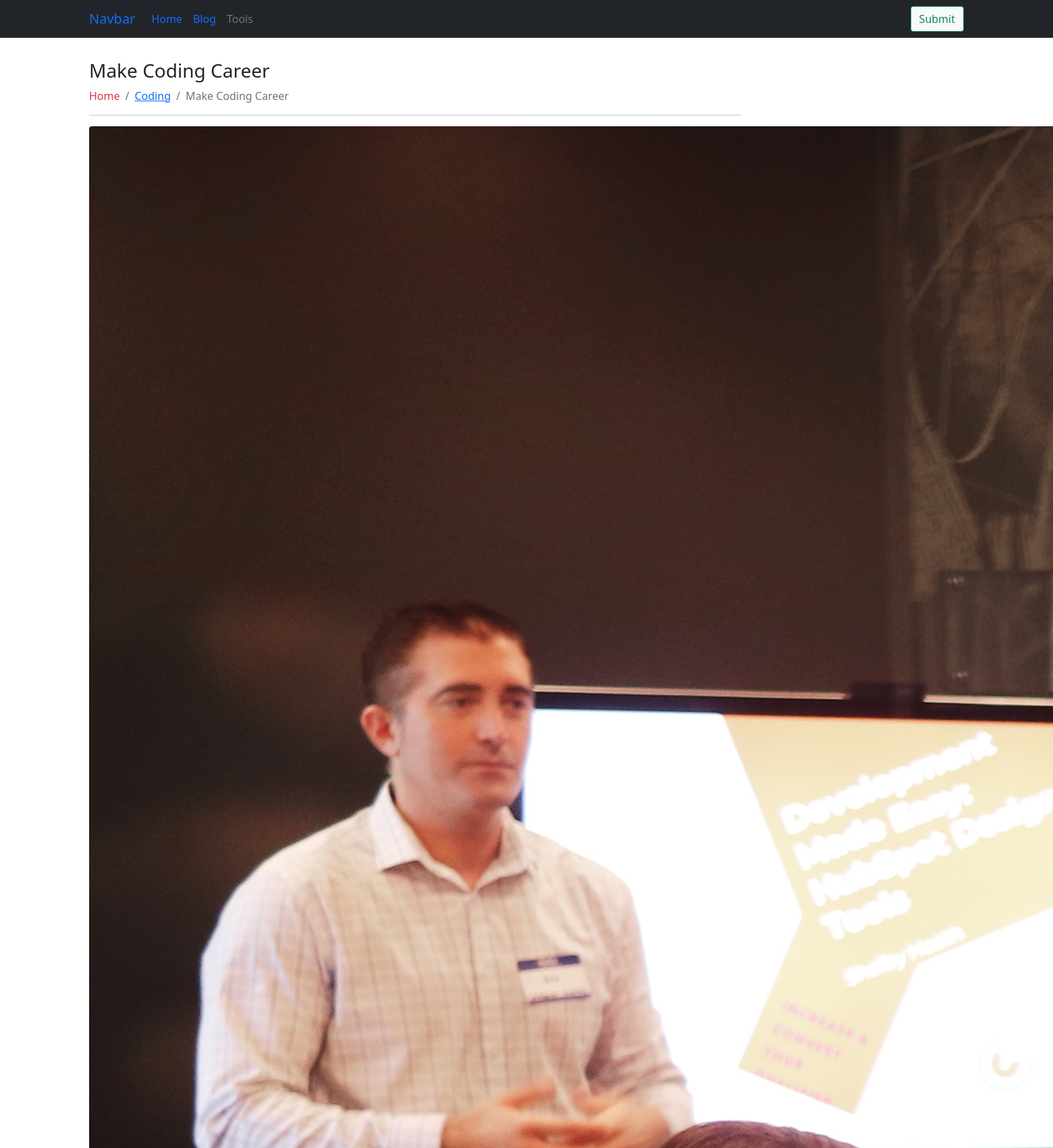
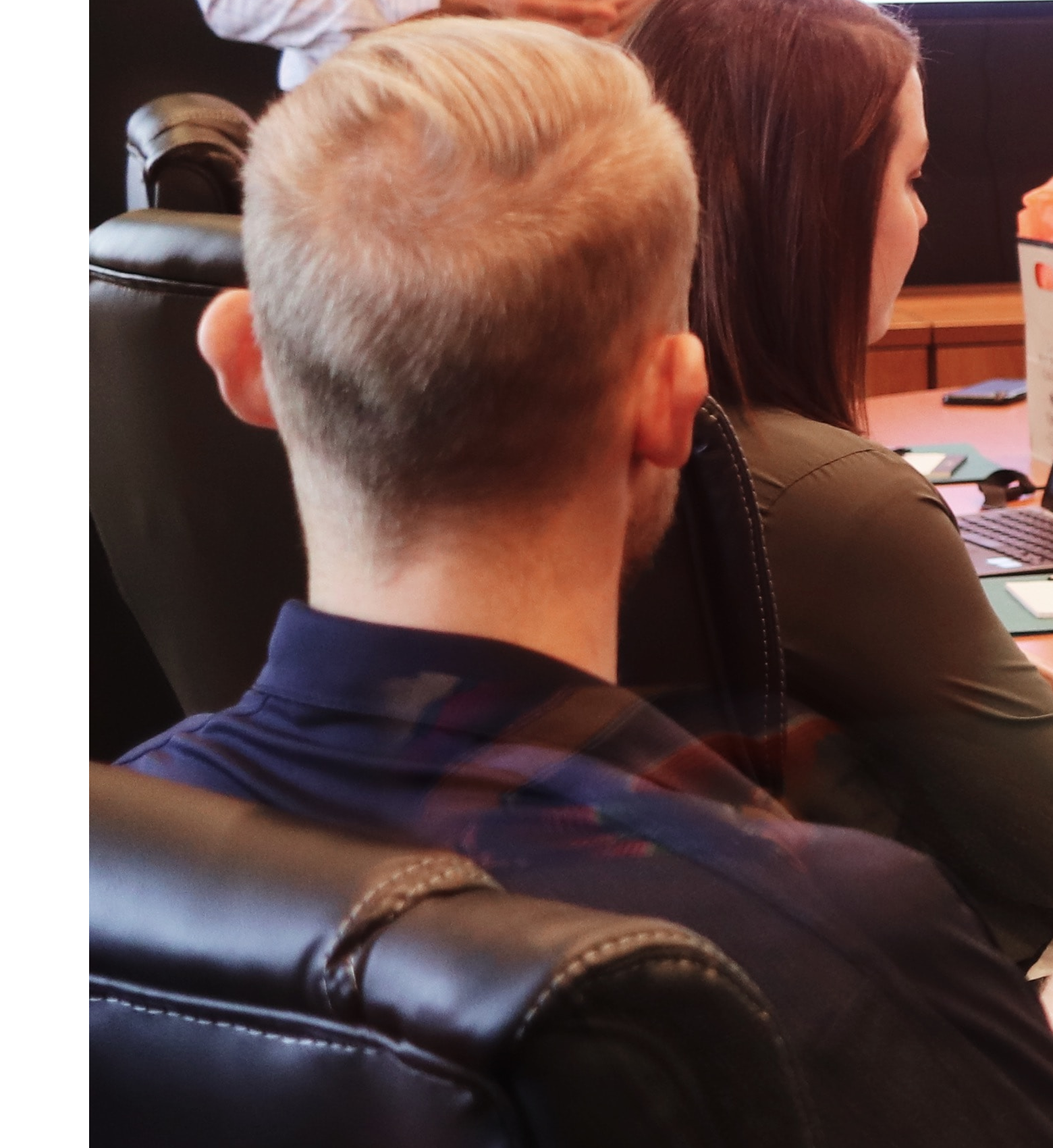
The app's page /make-coding-career (upper part) with its own data (2 pictures, top to bottom).
### blog/models.py (models this page shows, shortened)
class BlogPost(models.Model):
    STATUS =[
        ('draft','Draft'),
        ('published','Publish')
    ]
    title = models.CharField(max_length=200)
    featured =models.ImageField(upload_to='blogs/',blank=True,null=True)
    slug = models.SlugField(unique=True, blank=True,null=True)
    content = RichTextUploadingField(blank=False, null=False)
    created = models.DateTimeField(auto_now_add=True)
    updated = models.DateField(auto_now=True)
    category = models.ForeignKey(Category, on_delete=models.CASCADE)
    status= models.CharField(max_length=10,choices=STATUS,default='draft')
    meta_title = models.CharField(max_length=200,blank=True,null=True)
    meta_description = models.TextField(blank=True,null=True)
    class Meta:
            verbose_name_plural = "All Posts"

class Category(models.Model):
    title = models.CharField(max_length=200)
    slug = models.SlugField(unique=True, blank=True,null=True)
    class Meta:
        verbose_name_plural = "Categories"

### blog/views.py (the view)
# urls.py: path('<slug:slug>', views.single_post, name='single_post'),
def single_post(request, slug):
    post = get_object_or_404(BlogPost, slug=slug)
    template_name ='Blog/single.html'
    context = {'post':post}
    return render(request,template_name,context)

### templates/Blog/single.html (shortened to what this page needs)
{% extends 'base.html' %}
{% block content %}
<div class="container py-3">
    <div class="row my-3">
        <div class="col-md-9">
            <h1 class="h3">{{post.title}}</h1>
            <nav aria-label="breadcrumb">
              <ol class="breadcrumb">
                <li class="breadcrumb-item"><a class="text-decoration-none text-danger" href="{% url 'home' %}">Home</a></li>
                <li class="breadcrumb-item"><a href="#">{{post.category.title}}</a></li>
                <li class="breadcrumb-item active" aria-current="page">{{post.title}}</li>
              </ol>
            </nav>
            <hr>
            <img src="{{ post.featured.url }}" class="rounded featured-image-list" alt="{{post.title}}">
        </div>
        <div class="col-md-3">
        </div>
    </div>
</div>
{% endblock content %}

### records on screen
BlogPost: title "Make Coding Career", category "Coding", featured (picture)
